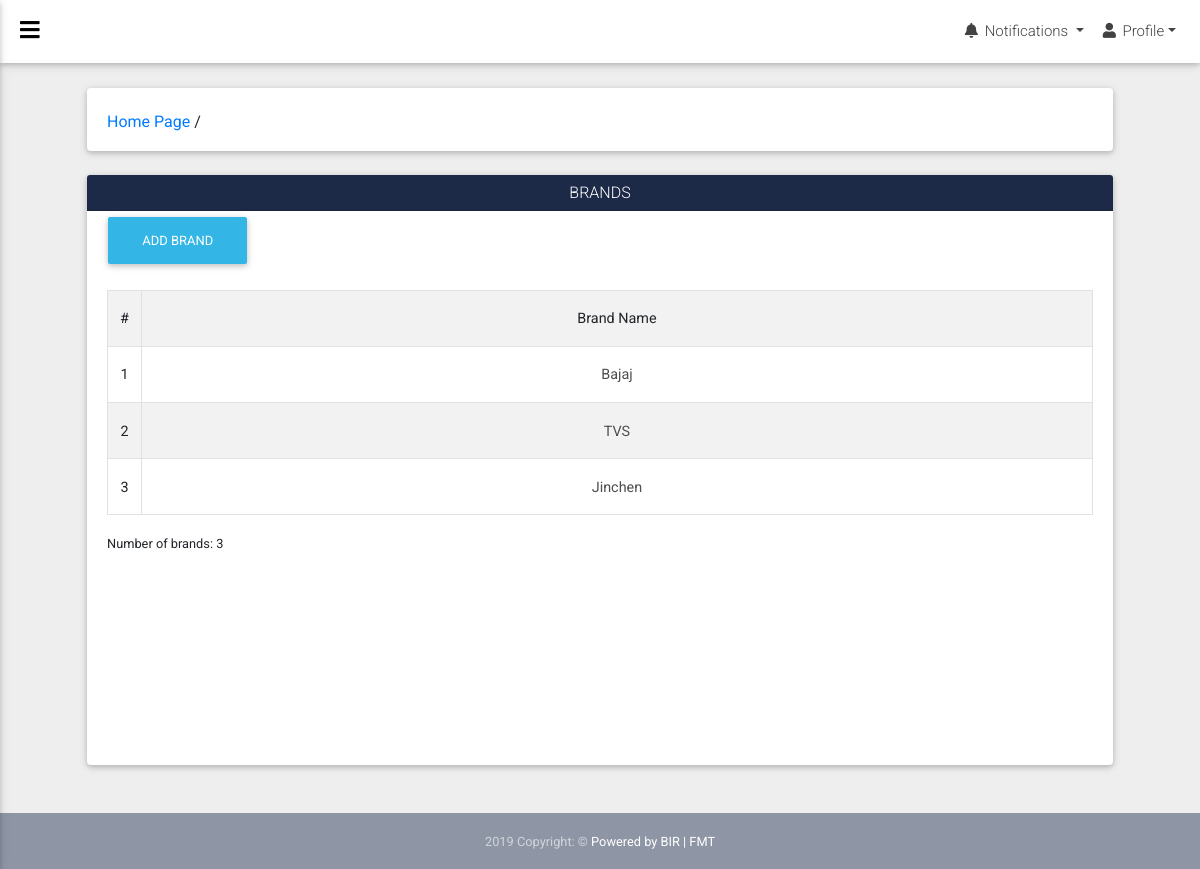
Page /brand/ on the committed database.
### napep/models.py (models this page shows)
class Brand(models.Model):
    brand_name = models.CharField(max_length=50)

### napep/views.py (the view)
# urls.py: path('brand/', views.brand_index, name='brand'),
def brand_index(request):
	brands = Brand.objects.all()
	return render(request, 'napep/brand/brand.html', {'brands': brands})

### napep/templates/napep/brand/brand.html (shortened to what this page needs)
{% extends 'base.html' %}
{% load static %}
{% block main %}
   <div class="container-fluid">
   <div class="card mb-4 wow fadeIn">
      <div class="card-body d-sm-flex justify-content-between">
         <h6 class="mb-2 mb-sm-0 pt-1">
            <a href="{% url 'home_page' %}">Home Page</a>
            <span>/</span>
         </h6>
      </div>
   </div>
   <div class="card">
      <h6 class="mdb-color darken-3 card-header text-center white-text text-uppercase py-2">brands</h6>
      <div class="container">
         <div class="row">
               <div class="col-md-5">
                  <a href="{% url 'add_brand' %}" class="btn btn-info">Add brand</a>
               </div>
            <div class="col-md-3"><small></small></div>
         </div>
      </div>
      <div style="margin-bottom: 190px" class="card-body">
         <div id="table" class="table-editable">
            <table class="table table-bordered table-responsive-md table-striped text-center">
               <tr>
                  <th width="5" class="text-center">#</th>
                  <th class="text-center">Brand Name</th>
               </tr>
                {% for brand in brands %}
                  <tr>
                    <td class="pt-3-half text-center" contenteditable="false">
                        <a href="">{{ forloop.counter }}</a>
                     </td>
                     <td class="pt-3-half text-center" name="" contenteditable="false">
                        {{ brand.brand_name }}
                     </td>
                     </tr>
                  {% empty %}
                  <tr>
                     <td>No data available</td>
                  </tr>
                  {% endfor %}
            </table>
            <small>Number of brands: {{ brands|length}}</small>
         </div>
      </div>
   </div>
</div>
{% endblock main %}

### rows in the picture
Brand: brand_name "Bajaj"
Brand: brand_name "TVS"
Brand: brand_name "Jinchen"

### other values in the picture
{{ brands|length }} "3"
